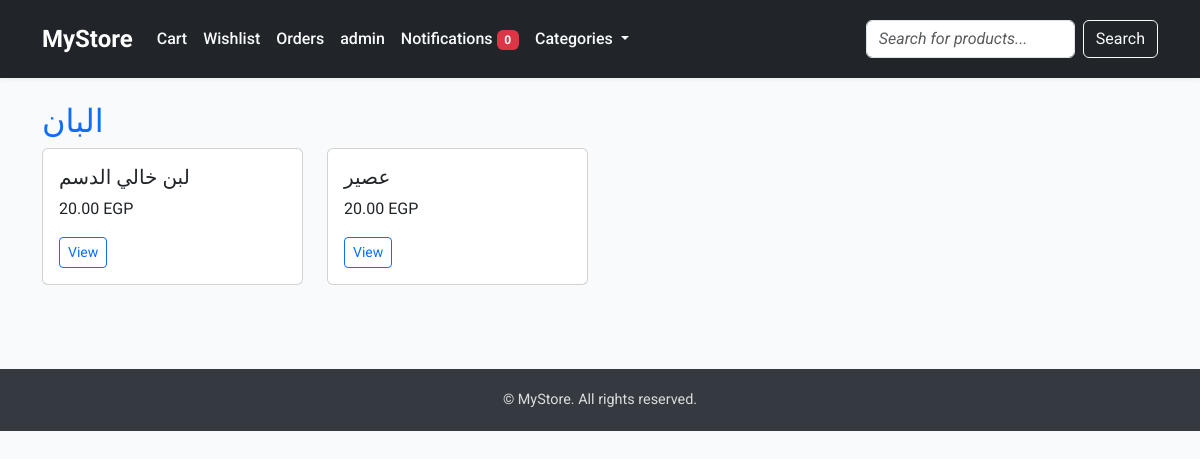
/category/1/ (signed in), run on the app's committed database.
### store/models.py (models this page shows, shortened)
class Category(models.Model):
    name = models.CharField(max_length=100)

class Product(models.Model):
    category = models.ForeignKey(Category, on_delete=models.CASCADE, related_name='products')
    name = models.CharField(max_length=100)
    description = models.TextField(blank=True)
    price = models.DecimalField(max_digits=8, decimal_places=2)
    available = models.BooleanField(default=True)
    seller = models.ForeignKey(User, on_delete=models.CASCADE, related_name='products')  # ✅

### store/views.py (the view)
# urls.py: path('category/<int:category_id>/', views.category_detail, name='category_detail'),
def category_detail(request, category_id):
    category = get_object_or_404(Category, id=category_id)
    products = category.products.filter(available=True)
    unread_notifications = 0
    if request.user.is_authenticated:
        unread_notifications = request.user.notifications.filter(is_read=False).count()
    return render(request, 'store/category_detail.html', {
        'category': category,
        'products': products,
        'unread_notifications': unread_notifications,
    })

### store/context_processors.py (called while the page is built)
def categories_processor(request):
    return {'all_categories': Category.objects.all()}

### store/templates/store/category_detail.html (shortened to what this page needs)
{% extends "base.html" %}
{% block content %}
<h2 class="text-primary">{{ category.name }}</h2>
<div class="row">
  {% for product in products %}
  <div class="col-md-3 mb-4">
    <div class="card h-100">
      <div class="card-body">
        <h5 class="card-title">{{ product.name }}</h5>
        <p class="card-text">{{ product.price }} EGP</p>
        <a href="{% url 'product_detail' product.id %}" class="btn btn-outline-primary btn-sm">View</a>
      </div>
    </div>
  </div>
  {% endfor %}
</div>
{% endblock %}

### store/templates/base.html (shortened to what this page needs)
{% load static %}
<!DOCTYPE html>
<html lang="en">
<head>
  <link href="https://cdn.jsdelivr.net/npm/bootstrap@5.3.2/dist/css/bootstrap.min.css" rel="stylesheet">
</head>
<body>
<nav class="navbar navbar-expand-lg navbar-dark bg-dark py-3">
  <div class="container">
    <a class="navbar-brand" href="{% url 'product_list' %}">MyStore</a>
    <div class="collapse navbar-collapse" id="navbarContent">
      <ul class="navbar-nav me-auto mb-2 mb-lg-0">
        {% if user.is_authenticated %}
          <li class="nav-item"><a class="nav-link" href="{% url 'view_cart' %}">Cart</a></li>
          <li class="nav-item"><a class="nav-link" href="{% url 'wishlist' %}">Wishlist</a></li>
          <li class="nav-item"><a class="nav-link" href="{% url 'order_list' %}">Orders</a></li>
          <li class="nav-item"><a class="nav-link" href="{% url 'my_account' %}">{{ user.first_name|default:user.username }}</a></li>
        {% else %}
          <li class="nav-item"><a class="nav-link" href="{% url 'login' %}">Login</a></li>
        {% endif %}
        {% if user.is_authenticated %}
          <li class="nav-item">
            <a class="nav-link" href="{% url 'notifications' %}">
              Notifications
              {% if unread_notifications %}
                <span class="badge bg-danger">{{ unread_notifications|length }}</span>
              {% endif %}
            </a>
          </li>
        {% endif %}
        <li class="nav-item dropdown">
          <a class="nav-link dropdown-toggle" href="#" id="categoryDropdown" role="button" data-bs-toggle="dropdown">
            Categories
          </a>
        </li>
      </ul>
      <form method="get" action="{% url 'search_products' %}" class="d-flex">
        <input class="form-control me-2" type="search" name="q" placeholder="Search for products...">
        <button class="btn btn-outline-light" type="submit">Search</button>
      </form>
    </div>
  </div>
</nav>
<div class="container mt-4">
  {% block content %}{% endblock %}
</div>
<footer>
  <div class="container text-center">
    <p>&copy; {{ now.year }} MyStore. All rights reserved.</p>
  </div>
</footer>
</body>
</html>

### store/templates/base.html (style rules this page uses)
body { font-family: 'Roboto', sans-serif; background-color: #f9fafb; }
.navbar { box-shadow: 0 2px 4px rgba(0,0,0,0.05); }
.navbar-brand { font-weight: 700; font-size: 1.5rem; }
.nav-link { font-weight: 500; color: #f8f9fa !important; }
footer { background-color: #343a40; color: #ddd; padding: 20px 0; margin-top: 60px; }
footer p { margin: 0; font-size: 0.9rem; }
.form-control::placeholder { font-style: italic; }
.badge { font-size: 0.75rem; }

### data on the page
Category: name "البان"
Product: name "لبن خالي الدسم", price "20.00"
Product: name "عصير", price "20.00"

### other printed values
{{ user.first_name|default:user.username }} "admin"
{{ unread_notifications|length }} "0"
